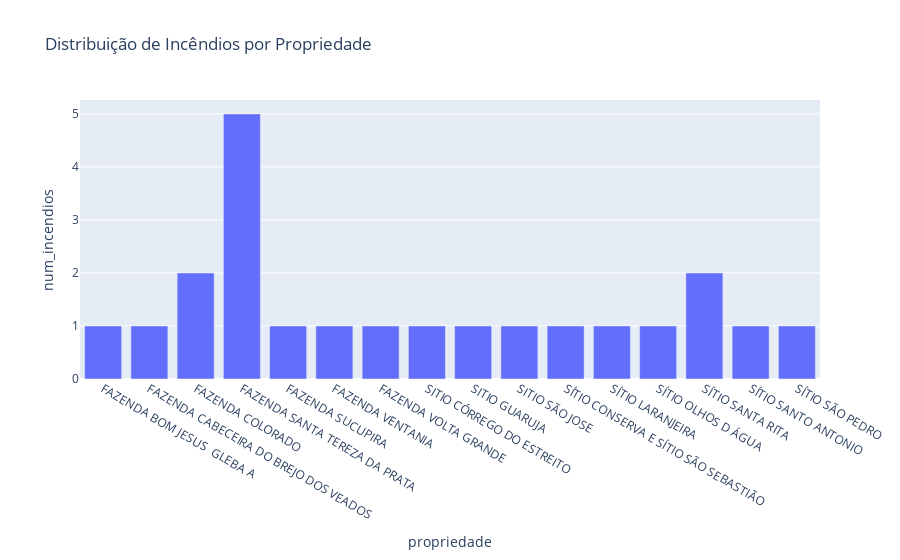

This figure's notebook cell:
### Code cell
import glob
import os
import plotly.express as px
import geopandas as gpd
import pandas as pd

caminho_arquivos = 'C:/Users/Leticia/Documents/UNIP/4º SEMESTRE/APS/Teste-03/datasets/focos_incendios/*.csv'

lista_arquivos = glob.glob(caminho_arquivos)

df_total = pd.concat([pd.read_csv(arquivo) for arquivo in lista_arquivos], ignore_index=True)

incendios_batatais = df_total[df_total['municipio'].str.contains('Batatais', case=False)]

incendios_batatais['data_hora_gmt'] = pd.to_datetime(incendios_batatais['data_hora_gmt'], format='%Y-%m-%d %H:%M:%S')

gdf_incendios = gpd.GeoDataFrame(incendios_batatais, geometry=gpd.points_from_xy(incendios_batatais['lon'], incendios_batatais['lat']), crs="EPSG:4326")

gdf_sigef = gpd.read_file('C:/Users/Leticia/Documents/UNIP/4º SEMESTRE/APS/Teste-03/datasets/Sigef_Privado_SP/Sigef Privado_SP.shp')
gdf_snci = gpd.read_file('C:/Users/Leticia/Documents/UNIP/4º SEMESTRE/APS/Teste-03/datasets/Imovel_certificado_SNCI_Privado_SP/Imóvel certificado SNCI Privado_SP.shp')

gdf_propriedades = gpd.GeoDataFrame(pd.concat([gdf_sigef, gdf_snci], ignore_index=True))

gdf_propriedades['centroid'] = gdf_propriedades.geometry.centroid
gdf_propriedades['x'] = gdf_propriedades['centroid'].x
gdf_propriedades['y'] = gdf_propriedades['centroid'].y

start_date = '2024-01-01'
end_date = '2024-12-31'

incendios_filtrados = gdf_incendios[(gdf_incendios['data_hora_gmt'] >= start_date) & (gdf_incendios['data_hora_gmt'] <= end_date)]

incendios_propriedades = gpd.sjoin(incendios_filtrados, gdf_propriedades, how='left', predicate='within')

incendios_propriedades['propriedade'] = incendios_propriedades['nome_area'] 

incendios_por_propriedade = incendios_propriedades.groupby('propriedade').size().reset_index(name='num_incendios')

fig2 = px.bar(incendios_por_propriedade, x='propriedade', y='num_incendios', title="Distribuição de Incêndios por Propriedade")

fig2.show()

### Figure 1 — Plotly figure (JSON) as saved in the notebook; plotly's stock layout.template omitted (floating-point values rounded to 4 significant figures)
{"data": [{"alignmentgroup": "True", "hovertemplate": "propriedade=%{x}<br>num_incendios=%{y}<extra></extra>", "legendgroup": "", "marker": {"color": "#636efa", "pattern": {"shape": ""}}, "name": "", "offsetgroup": "", "orientation": "v", "showlegend": false, "textposition": "auto", "type": "bar", "x": ["FAZENDA BOM JESUS  GLEBA A", "FAZENDA CABECEIRA DO BREJO DOS VEADOS", "FAZENDA COLORADO", "FAZENDA SANTA TEREZA DA PRATA", "FAZENDA SUCUPIRA", "FAZENDA VENTANIA", "FAZENDA VOLTA GRANDE", "SITIO CÓRREGO DO ESTREITO", "SITIO GUARUJA", "SITIO SÃO JOSE", "SÍTIO CONSERVA E SÍTIO SÃO SEBASTIÃO", "SÍTIO LARANJEIRA", "SÍTIO OLHOS D ÁGUA", "SÍTIO SANTA RITA", "SÍTIO SANTO ANTONIO", "SÍTIO SÃO PEDRO"], "xaxis": "x", "y": [1, 1, 2, 5, 1, 1, 1, 1, 1, 1, 1, 1, 1, 2, 1, 1], "yaxis": "y"}], "layout": {"barmode": "relative", "legend": {"tracegroupgap": 0}, "title": {"text": "Distribuição de Incêndios por Propriedade"}, "xaxis": {"anchor": "y", "domain": [0, 1], "title": {"text": "propriedade"}}, "yaxis": {"anchor": "x", "domain": [0, 1], "title": {"text": "num_incendios"}}}}
